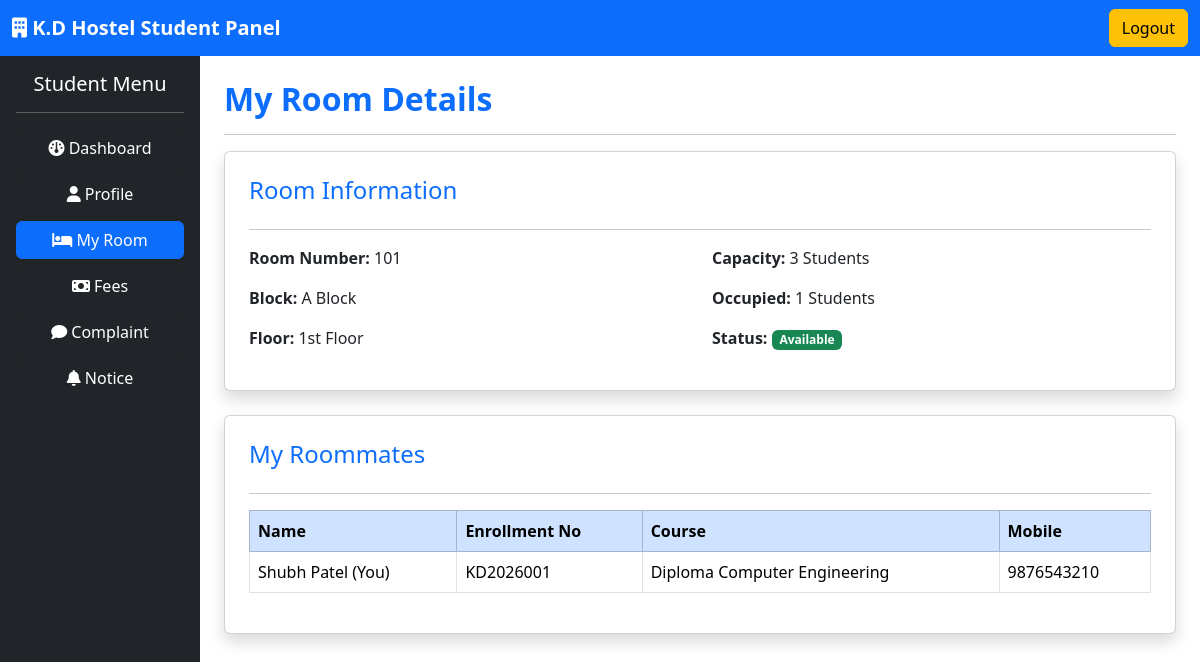
Page /student/room.php (signed in) on the committed database.
### tables this page shows
CREATE TABLE rooms (

    id INT AUTO_INCREMENT PRIMARY KEY,

    room_no int(20),

    block_name VARCHAR(50),

    floor VARCHAR(20), 

    capacity INT,

    occupied INT,

    status VARCHAR(20)

);

CREATE TABLE students (

    id INT AUTO_INCREMENT PRIMARY KEY,

    name VARCHAR(100),

    enrollment_no VARCHAR(50),

    course VARCHAR(100),

    semester VARCHAR(20),

    mobile VARCHAR(15),

    email VARCHAR(100),

    password VARCHAR(100),

    room_no VARCHAR(20)

);

### student/room.php (the view, shortened to what this page needs)
<?php
require_once '../config/database.php';
$student_id = $_SESSION['student_id'];
$student_info = mysqli_fetch_assoc(mysqli_query($conn, "SELECT * FROM students WHERE id = $student_id"));
$room_no = $student_info['room_no'];
$room_info = mysqli_fetch_assoc(mysqli_query($conn, "SELECT * FROM rooms WHERE room_no = '$room_no'"));
?>
<!DOCTYPE html>
<html lang="en">
<head>
<link href="https://cdn.jsdelivr.net/npm/bootstrap@5.3.7/dist/css/bootstrap.min.css" rel="stylesheet">
<link rel="stylesheet"
href="https://cdnjs.cloudflare.com/ajax/libs/font-awesome/6.7.2/css/all.min.css">
</head>
<body>
<nav class="navbar navbar-dark bg-primary">
<div class="container-fluid">
<a class="navbar-brand fw-bold">
<i class="fa-solid fa-building"></i>
K.D Hostel Student Panel
</a>
<a href="../logout.php" class="btn btn-warning">
Logout
</a>
</div>
</nav>
<div class="container-fluid">
<div class="row">
<div class="col-md-3 col-lg-2 bg-dark min-vh-100 p-3">
<h5 class="text-white text-center">
Student Menu
</h5>
<hr class="text-white">
<a href="dashboard.php" class="btn btn-dark text-white w-100 mb-2">
<i class="fa fa-dashboard"></i>
Dashboard
</a>
<a href="profile.php" class="btn btn-dark text-white w-100 mb-2">
<i class="fa fa-user"></i>
Profile
</a>
<a href="room.php" class="btn btn-primary w-100 mb-2">
<i class="fa fa-bed"></i>
My Room
</a>
<a href="fees.php" class="btn btn-dark text-white w-100 mb-2">
<i class="fa fa-money-bill"></i>
Fees
</a>
<a href="complaint.php" class="btn btn-dark text-white w-100 mb-2">
<i class="fa fa-comment"></i>
Complaint
</a>
<a href="notice.php" class="btn btn-dark text-white w-100 mb-2">
<i class="fa fa-bell"></i>
Notice
</a>
</div>
<div class="col-md-9 col-lg-10 p-4">
<h2 class="text-primary fw-bold">
My Room Details
</h2>
<hr>
<div class="card shadow p-4 mb-4">
<h4 class="text-primary">Room Information</h4>
<hr>
<div class="row">
<div class="col-md-6">
<p><strong>Room Number:</strong> <?php echo $room_info['room_no']; ?></p>
<p><strong>Block:</strong> <?php echo $room_info['block_name']; ?></p>
<p><strong>Floor:</strong> <?php echo $room_info['floor']; ?></p>
</div>
<div class="col-md-6">
<p><strong>Capacity:</strong> <?php echo $room_info['capacity']; ?> Students</p>
<p><strong>Occupied:</strong> <?php echo $room_info['occupied']; ?> Students</p>
<p><strong>Status:</strong>
<?php if($room_info['status'] == 'Available'): ?>
<span class="badge bg-success">Available</span>
<?php else: ?>
<span class="badge bg-danger">Full</span>
<?php endif; ?>
</p>
</div>
</div>
</div>
<div class="card shadow p-4">
<h4 class="text-primary">My Roommates</h4>
<hr>
<table class="table table-bordered table-hover">
<thead class="table-primary">
<tr>
<th>Name
</th>
<th>Enrollment No
</th>
<th>Course
</th>
<th>Mobile
</th>
</tr>
</thead>
<tbody>
<tr>
<td><?php echo $student_info['name']; ?> (You)</td>
<td><?php echo $student_info['enrollment_no']; ?></td>
<td><?php echo $student_info['course']; ?></td>
<td><?php echo $student_info['mobile']; ?></td>
</tr>
</tbody>
</table>
</div>
</div>
</div>
</div>
</body>
</html>

### rows in the picture
rooms: room_no "101", block_name "A Block", floor "1st Floor", capacity "3", occupied "1"
students: name "Shubh Patel", enrollment_no "KD2026001", course "Diploma Computer Engineering", mobile "9876543210"
